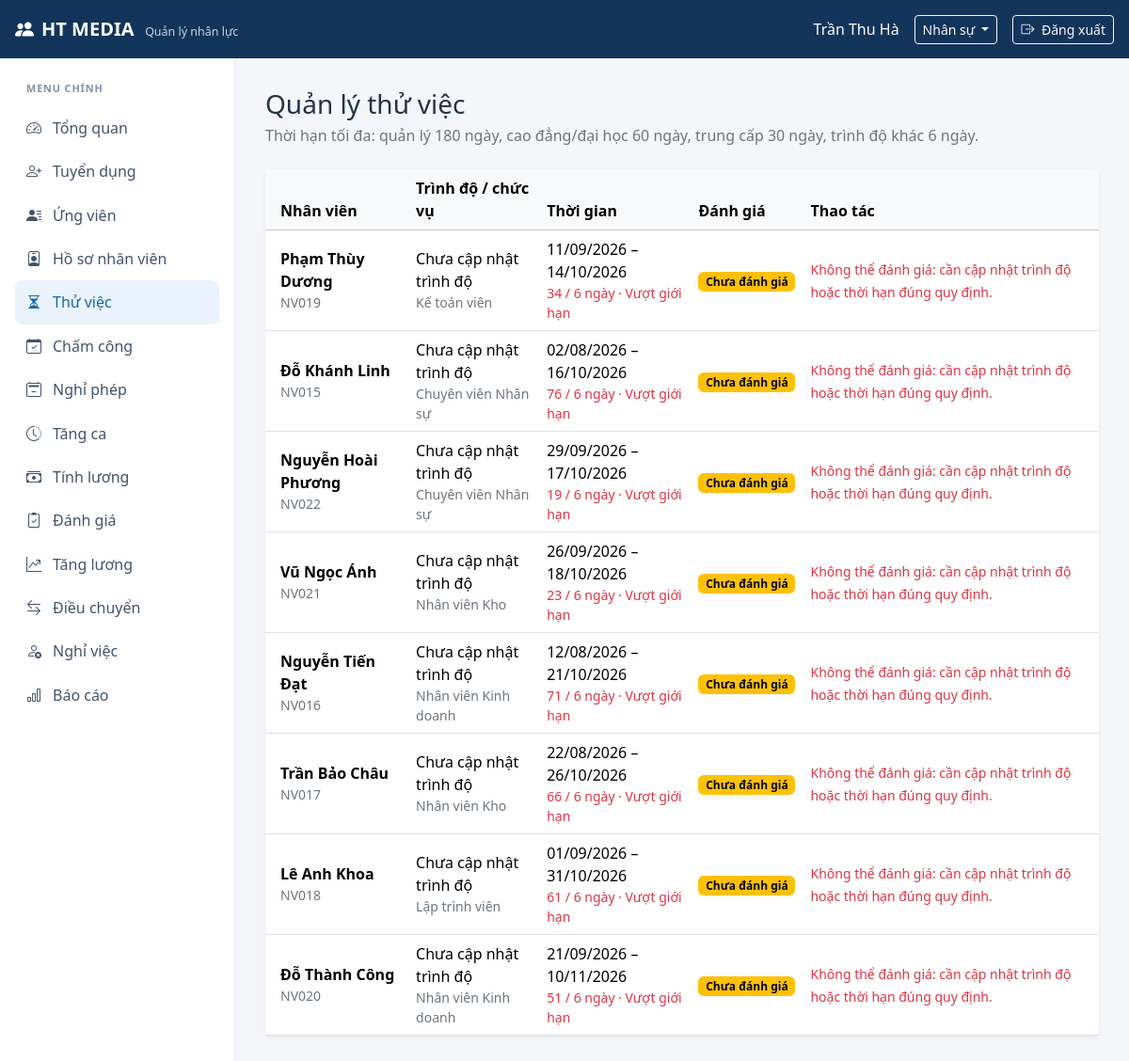
Page /index.php?route=probation (signed in) on the committed database.
### tables this page shows
CREATE TABLE IF NOT EXISTS THUVIEC (
    MaTV VARCHAR(10) PRIMARY KEY,
    MaNV VARCHAR(10) NOT NULL,
    NgayBatDau DATE NOT NULL,
    NgayKetThuc DATE NOT NULL,
    KetQua VARCHAR(30) NULL,
    NhanXet TEXT NULL,
    INDEX idx_thuviec_nhanvien (MaNV),
    CONSTRAINT chk_thuviec_ngay CHECK (NgayKetThuc >= NgayBatDau),
    CONSTRAINT fk_thuviec_nhanvien FOREIGN KEY (MaNV) REFERENCES NHANVIEN (MaNV)
);

CREATE TABLE IF NOT EXISTS NHANVIEN (
    MaNV VARCHAR(10) PRIMARY KEY,
    HoTen VARCHAR(150) NOT NULL,
    NgaySinh DATE NULL,
    GioiTinh VARCHAR(20) NULL,
    SoDienThoai VARCHAR(20) NULL,
    Email VARCHAR(150) NULL,
    DiaChi VARCHAR(255) NULL,
    NgayVaoLam DATE NOT NULL,
    TrangThai VARCHAR(30) NOT NULL DEFAULT 'Chính thức',
    MaPB VARCHAR(10) NOT NULL,
    MaCV VARCHAR(10) NOT NULL,
    INDEX idx_nhanvien_hoten (HoTen),
    INDEX idx_nhanvien_trangthai (TrangThai),
    CONSTRAINT chk_nhanvien_gioitinh CHECK (GioiTinh IS NULL OR GioiTinh IN ('Nam', 'Nữ', 'Khác')),
    CONSTRAINT fk_nhanvien_phongban FOREIGN KEY (MaPB) REFERENCES PHONGBAN (MaPB),
    CONSTRAINT fk_nhanvien_chucvu FOREIGN KEY (MaCV) REFERENCES CHUCVU (MaCV)
);

CREATE TABLE IF NOT EXISTS CHUCVU (
    MaCV VARCHAR(10) PRIMARY KEY,
    TenCV VARCHAR(100) NOT NULL
);

### app/core/bootstrap.php (called while the page is built, shortened)
<?php
function e(mixed $value): string
{
    return htmlspecialchars((string) $value, ENT_QUOTES | ENT_SUBSTITUTE, 'UTF-8');
}
function render(string $view, array $data = []): void
{
    require APP_ROOT . '/app/views/layout.php';
}

### app/core/Controller.php (called while the page is built, shortened)
<?php
abstract class Controller
{
    protected function render(string $view, array $data = []): void
    {
        render($view, $data);
    }
}

### app/controllers/WorkforceController.php (called while the page is built, shortened)
<?php
final class WorkforceController extends Controller
{
    public function probation(): void
    {
        $employeeId = $this->personalScope('probation');
        $rows = (new WorkforceOperations(Database::connection()))->probationList($employeeId);
        $this->render('probation/index', [
            'title' => 'Thử việc',
            'rows' => $rows,
            'canManage' => Auth::can('probation', 'manage'),
            'personal' => $employeeId !== null,
        ]);
    }
    private function personalScope(string $feature): ?string
    {
        if (Auth::can($feature, 'manage')
            || (Auth::can($feature, 'view')
                && !Auth::can($feature, 'personal')
                && !Auth::can($feature, 'personal_manage')
                && !Auth::can($feature, 'personal_request'))) {
            return null;
        }
        return Auth::user()['MaNV'];
    }
}

### app/core/Router.php (called while the page is built, shortened)
<?php
final class Router
{
    private array $routes = [];
    public function get(string $route, callable $handler): void
    {
        $this->routes['GET'][$route] = $handler;
    }
    public function post(string $route, callable $handler): void
    {
        $this->routes['POST'][$route] = $handler;
    }
    public function dispatch(string $route, string $method): void
    {
        $handler = $this->routes[$method][$route] ?? null;
        $handler();
    }
}

### public/index.php (called while the page is built, shortened)
<?php
require APP_ROOT . '/app/core/Database.php';
require APP_ROOT . '/app/core/Auth.php';
require APP_ROOT . '/app/core/Scope.php';
require APP_ROOT . '/app/core/Controller.php';
require APP_ROOT . '/app/core/Router.php';
require APP_ROOT . '/app/models/WorkforceOperations.php';
require APP_ROOT . '/app/controllers/WorkforceController.php';
require APP_ROOT . '/app/core/bootstrap.php';
$router = new Router();
$authController = new AuthController();
$router->get('login', [$authController, 'login']);
$router->post('login', [$authController, 'authenticate']);
$router->get('forgot-password', [$authController, 'forgotPassword']);
$router->post('forgot-password', [$authController, 'sendResetLink']);
$router->get('reset-password', [$authController, 'resetPassword']);
$router->post('reset-password', [$authController, 'updatePassword']);
$router->post('logout', [$authController, 'logout']);
$router->get('dashboard', [new DashboardController(), 'index']);
$recruitmentController = new RecruitmentController();
$router->get('recruitment', [$recruitmentController, 'index']);
$router->post('recruitment-create', [$recruitmentController, 'create']);
$router->post('recruitment-approve', [$recruitmentController, 'approve']);
$router->post('recruitment-reject', [$recruitmentController, 'reject']);
$router->post('recruitment-publish', [$recruitmentController, 'publish']);
$applicantController = new ApplicantController();
$router->get('applicants', [$applicantController, 'index']);
$router->post('applicant-create', [$applicantController, 'create']);
$router->post('applicant-stage', [$applicantController, 'updateStage']);
$router->get('candidate-onboard', [$applicantController, 'onboardForm']);
$router->post('applicant-onboard', [$applicantController, 'onboard']);
$router->get('candidate-document', [$applicantController, 'downloadCv']);
$employeeController = new EmployeeController();
$router->get('employees', [$employeeController, 'index']);
$router->get('employee-profile', [$employeeController, 'profile']);
$router->post('employee-profile-update', [$employeeController, 'updateProfile']);
$router->post('employee-contract-create', [$employeeController, 'createContract']);
$router->post('employee-document-upload', [$employeeController, 'uploadDocument']);
$router->get('employee-document', [$employeeController, 'downloadDocument']);
$workforceController = new WorkforceController();
$router->get('probation', [$workforceController, 'probation']);
$router->post('probation-evaluate', [$workforceController, 'evaluateProbation']);
$router->get('attendance', [$workforceController, 'attendance']);
$router->post('attendance-check-in', [$workforceController, 'checkIn']);
$router->post('attendance-check-out', [$workforceController, 'checkOut']);
$router->post('attendance-confirm', [$workforceController, 'confirmAttendance']);
$router->post('attendance-correction', [$workforceController, 'requestAttendanceCorrection']);
$router->post('attendance-correction-decide', [$workforceController, 'decideAttendanceCorrection']);
$router->get('leave', [$workforceController, 'leave']);
$router->post('leave-request', [$workforceController, 'requestLeave']);
$router->post('leave-decide', [$workforceController, 'decideLeave']);
$router->get('overtime', [$workforceController, 'overtime']);
$router->post('overtime-request', [$workforceController, 'requestOvertime']);
$router->post('overtime-decide', [$workforceController, 'decideOvertime']);
$payrollController = new PayrollController();
$router->get('payroll', [$payrollController, 'index']);
$router->post('payroll-calculate', [$payrollController, 'calculate']);
$router->post('payroll-approve', [$payrollController, 'approve']);
$router->get('payroll-export', [$payrollController, 'exportCsv']);
$router->get('payslip', [$payrollController, 'payslip']);
$personnelController = new PersonnelController();
$router->get('reviews', [$personnelController, 'reviews']);
$router->post('review-create', [$personnelController, 'createReview']);
$router->get('salary_changes', [$personnelController, 'salaryChanges']);
$router->post('salary-propose', [$personnelController, 'proposeSalary']);
$router->post('salary-approve', [$personnelController, 'approveSalary']);
$router->get('transfers', [$personnelController, 'transfers']);
$router->post('transfer-create', [$personnelController, 'createTransfer']);
$router->post('transfer-decide', [$personnelController, 'decideTransfer']);
$router->get('resignations', [$personnelController, 'resignations']);
$router->post('resignation-request', [$personnelController, 'requestResignation']);
$router->post('resignation-step', [$personnelController, 'advanceResignation']);
$reportsController = new ReportsController();
$router->get('reports', [$reportsController, 'index']);
$router->get('reports-export', [$reportsController, 'exportCsv']);
$accountController = new AccountController();
$router->get('accounts', [$accountController, 'index']);
$router->post('account-create', [$accountController, 'create']);
$router->post('account-update', [$accountController, 'update']);
$route = (string) ($_GET['route'] ?? $_GET['r'] ?? (isset($_SESSION['user']) ? 'dashboard' : 'login'));
$requestMethod = (string) $_SERVER['REQUEST_METHOD'];
try {
    $router->dispatch($route, $requestMethod);
} catch (PDOException $exception) {
    error_log('HRM database error: ' . $exception->getMessage());
    http_response_code(503);
    render('errors/503', ['title' => 'Không thể kết nối cơ sở dữ liệu']);
}

### config/database.php (called while the page is built, shortened)
<?php
return [
    'host' => getenv('HRM_DB_HOST') ?: 'localhost',
    'name' => getenv('HRM_DB_NAME') ?: 'hrm_htmedia',
    'user' => getenv('HRM_DB_USER') ?: 'root',
    'password' => getenv('HRM_DB_PASSWORD') ?: '',
    'charset' => 'utf8mb4',
];

### app/core/Database.php (called while the page is built, shortened)
<?php
final class Database
{
    private static ?PDO $connection = null;
    public static function connection(): PDO
    {
        if (self::$connection === null) {
            $config = require dirname(__DIR__, 2) . '/config/database.php';
            $dsn = sprintf(
                'mysql:host=%s;dbname=%s;charset=%s',
                $config['host'],
                $config['name'],
                $config['charset']
            );
            self::$connection = new PDO($dsn, $config['user'], $config['password'], [
                PDO::ATTR_ERRMODE => PDO::ERRMODE_EXCEPTION,
                PDO::ATTR_DEFAULT_FETCH_MODE => PDO::FETCH_ASSOC,
                PDO::ATTR_EMULATE_PREPARES => false,
            ]);
        }
        return self::$connection;
    }
}

### app/core/Auth.php (called while the page is built, shortened)
<?php
final class Auth
{
    public static function user(): ?array
    {
        $user = $_SESSION['user'] ?? null;
        return is_array($user) ? $user : null;
    }
    public static function roles(): array
    {
        $roles = self::user()['vai_tro'] ?? [];
        return is_array($roles) ? array_values(array_unique(array_filter($roles, 'is_string'))) : [];
    }
    public static function can(string $chucNang, string $hanhDong): bool
    {
        $feature = self::FEATURE_ALIASES[mb_strtolower(trim($chucNang), 'UTF-8')] ?? $chucNang;
        $action = self::ACTION_ALIASES[mb_strtolower(trim($hanhDong), 'UTF-8')] ?? $hanhDong;
        foreach (self::roles() as $role) {
            $granted = self::PERMISSIONS[$feature][$role] ?? [];
            if (in_array($action, $granted, true)) {
                return true;
            }
            if ($action === 'view'
                && array_intersect(
                    $granted,
                    ['manage', 'propose', 'approve', 'finalize_payroll', 'personal_manage']
                ) !== []) {
                return true;
            }
        }
        return false;
    }
}

### app/core/Scope.php (called while the page is built, shortened)
<?php
final class Scope
{
    public static function nhanVien(string $alias): array
    {
        $roles = Auth::roles();
        if (array_intersect($roles, ['giamdoc', 'nhansu', 'ketoan']) !== []) {
            return ['1 = 1', []];
        }
        return ['1 = 0', []];
    }
}

### app/models/WorkforceOperations.php (called while the page is built, shortened)
<?php
final class WorkforceOperations
{
    public function probationList(?string $employeeId = null): array
    {
        $sql = 'SELECT tv.MaTV, tv.MaNV, tv.NgayBatDau, tv.NgayKetThuc, tv.KetQua, tv.NhanXet,
                       nv.HoTen, nv.TrangThai, cv.TenCV, hs.TrinhDo
                FROM THUVIEC tv
                INNER JOIN NHANVIEN nv ON nv.MaNV = tv.MaNV
                INNER JOIN CHUCVU cv ON cv.MaCV = nv.MaCV
                LEFT JOIN HOSONHANVIEN hs ON hs.MaNV = nv.MaNV';
        $params = [];
        [$scopeSql, $scopeParams] = Scope::nhanVien('nv');
        $sql .= ' WHERE (' . $scopeSql . ')';
        $params += $scopeParams;
        $sql .= ' ORDER BY tv.NgayKetThuc, nv.HoTen';
        $query = $this->db->prepare($sql);
        $query->execute($params);
        return $query->fetchAll();
    }
}

### app/views/probation/index.php (the view, shortened to what this page needs)
<?php
$dateText = static fn (mixed $value): string => $value ? date('d/m/Y', strtotime((string) $value)) : '—';
?>
<div class="mb-4">
    <h1 class="h3 mb-1"><?= $personal ? 'Thử việc của tôi' : 'Quản lý thử việc' ?></h1>
    <p class="text-secondary mb-0">Thời hạn tối đa: quản lý 180 ngày, cao đẳng/đại học 60 ngày, trung cấp 30 ngày, trình độ khác 6 ngày.</p>
</div>
<section class="card border-0 shadow-sm">
    <div class="table-responsive">
        <table class="table table-hover align-middle mb-0">
            <thead class="table-light">
            <tr><th class="ps-3">Nhân viên</th><th>Trình độ / chức vụ</th><th>Thời gian</th><th>Đánh giá</th><?php if ($canManage): ?><th>Thao tác</th><?php endif; ?></tr>
            </thead>
            <tbody>
            <?php foreach ($rows as $row): ?>
                <?php $overLimit = $row['SoNgayThuViec'] === null || $row['SoNgayThuViec'] > $row['ThoiHanToiDa']; ?>
                <tr>
                    <td class="ps-3"><div class="fw-semibold"><?= e($row['HoTen']) ?></div><div class="small text-secondary"><?= e($row['MaNV']) ?></div></td>
                    <td><div><?= e($row['TrinhDo'] ?: 'Chưa cập nhật trình độ') ?></div><div class="small text-secondary"><?= e($row['TenCV']) ?></div></td>
                    <td>
                        <?= e($dateText($row['NgayBatDau'])) ?> – <?= e($dateText($row['NgayKetThuc'])) ?>
                        <div class="small text-<?= $overLimit ? 'danger' : 'secondary' ?>">
                            <?= e($row['SoNgayThuViec'] ?? 'Không hợp lệ') ?> / <?= e($row['ThoiHanToiDa']) ?> ngày
                            <?= $overLimit ? '· Vượt giới hạn' : '' ?>
                        </div>
                    </td>
                    <td>
                        <?php if ($row['KetQua'] === 'Đạt'): ?>
                            <span class="badge text-bg-success">Đạt</span>
                        <?php elseif ($row['KetQua'] === 'Không đạt'): ?>
                            <span class="badge text-bg-danger">Không đạt</span>
                        <?php else: ?>
                            <span class="badge text-bg-warning">Chưa đánh giá</span>
                        <?php endif; ?>
                    </td>
                    <?php if ($canManage): ?>
                        <td>
                            <?php if ($row['KetQua'] === null && $row['TrangThai'] === 'Thử việc'): ?>
                                <?php if ($overLimit): ?>
                                    <span class="small text-danger">Không thể đánh giá: cần cập nhật trình độ hoặc thời hạn đúng quy định.</span>
                                <?php endif; ?>
                            <?php elseif ($row['TrangThai'] === 'Chính thức'): ?>
                                <span class="small text-success">Đã chuyển chính thức</span>
                            <?php endif; ?>
                        </td>
                    <?php endif; ?>
                </tr>
            <?php endforeach; ?>
            </tbody>
        </table>
    </div>
</section>

### public/assets/css/app.css (style rules this page uses)
:root { --ht-navy: #12345a; --ht-blue: #1769aa; --ht-bg: #f4f6f9; }
body { min-height: 100vh; background: var(--ht-bg); color: #243447; }

### rows in the picture
thuviec: MaNV.HoTen "Phạm Thùy Dương", MaNV "NV019", TrinhDo "Chưa cập nhật trình độ", chucvu.TenCV "Kế toán viên", NgayBatDau "11/09/2026", NgayKetThuc "14/10/2026", SoNgayThuViec "34", ThoiHanToiDa "6", shows "Chưa đánh giá", shows "Không thể đánh giá: cần cập nhật trình độ hoặc thời hạn đúng quy định."
thuviec: MaNV.HoTen "Đỗ Khánh Linh", MaNV "NV015", TrinhDo "Chưa cập nhật trình độ", chucvu.TenCV "Chuyên viên Nhân sự", NgayBatDau "02/08/2026", NgayKetThuc "16/10/2026", SoNgayThuViec "76", ThoiHanToiDa "6", shows "Chưa đánh giá", shows "Không thể đánh giá: cần cập nhật trình độ hoặc thời hạn đúng quy định."
thuviec: MaNV.HoTen "Nguyễn Hoài Phương", MaNV "NV022", TrinhDo "Chưa cập nhật trình độ", chucvu.TenCV "Chuyên viên Nhân sự", NgayBatDau "29/09/2026", NgayKetThuc "17/10/2026", SoNgayThuViec "19", ThoiHanToiDa "6", shows "Chưa đánh giá", shows "Không thể đánh giá: cần cập nhật trình độ hoặc thời hạn đúng quy định."
thuviec: MaNV.HoTen "Vũ Ngọc Ánh", MaNV "NV021", TrinhDo "Chưa cập nhật trình độ", chucvu.TenCV "Nhân viên Kho", NgayBatDau "26/09/2026", NgayKetThuc "18/10/2026", SoNgayThuViec "23", ThoiHanToiDa "6", shows "Chưa đánh giá", shows "Không thể đánh giá: cần cập nhật trình độ hoặc thời hạn đúng quy định."
thuviec: MaNV.HoTen "Nguyễn Tiến Đạt", MaNV "NV016", TrinhDo "Chưa cập nhật trình độ", chucvu.TenCV "Nhân viên Kinh doanh", NgayBatDau "12/08/2026", NgayKetThuc "21/10/2026", SoNgayThuViec "71", ThoiHanToiDa "6", shows "Chưa đánh giá", shows "Không thể đánh giá: cần cập nhật trình độ hoặc thời hạn đúng quy định."
thuviec: MaNV.HoTen "Trần Bảo Châu", MaNV "NV017", TrinhDo "Chưa cập nhật trình độ", chucvu.TenCV "Nhân viên Kho", NgayBatDau "22/08/2026", NgayKetThuc "26/10/2026", SoNgayThuViec "66", ThoiHanToiDa "6", shows "Chưa đánh giá", shows "Không thể đánh giá: cần cập nhật trình độ hoặc thời hạn đúng quy định."
thuviec: MaNV.HoTen "Lê Anh Khoa", MaNV "NV018", TrinhDo "Chưa cập nhật trình độ", chucvu.TenCV "Lập trình viên", NgayBatDau "01/09/2026", NgayKetThuc "31/10/2026", SoNgayThuViec "61", ThoiHanToiDa "6", shows "Chưa đánh giá", shows "Không thể đánh giá: cần cập nhật trình độ hoặc thời hạn đúng quy định."
thuviec: MaNV.HoTen "Đỗ Thành Công", MaNV "NV020", TrinhDo "Chưa cập nhật trình độ", chucvu.TenCV "Nhân viên Kinh doanh", NgayBatDau "21/09/2026", NgayKetThuc "10/11/2026", SoNgayThuViec "51", ThoiHanToiDa "6", shows "Chưa đánh giá", shows "Không thể đánh giá: cần cập nhật trình độ hoặc thời hạn đúng quy định."

### other values in the picture
$loggedInUser['HoTen'] "Trần Thu Hà"
$roleNames[Auth::activeRole() ?? ''] "Nhân sự"
$label "Tổng quan"
$label "Tuyển dụng"
$label "Ứng viên"
$label "Hồ sơ nhân viên"
$label "Thử việc"
$label "Chấm công"
$label "Nghỉ phép"
$label "Tăng ca"
$label "Tính lương"
$label "Đánh giá"
$label "Tăng lương"
$label "Điều chuyển"
$label "Nghỉ việc"
